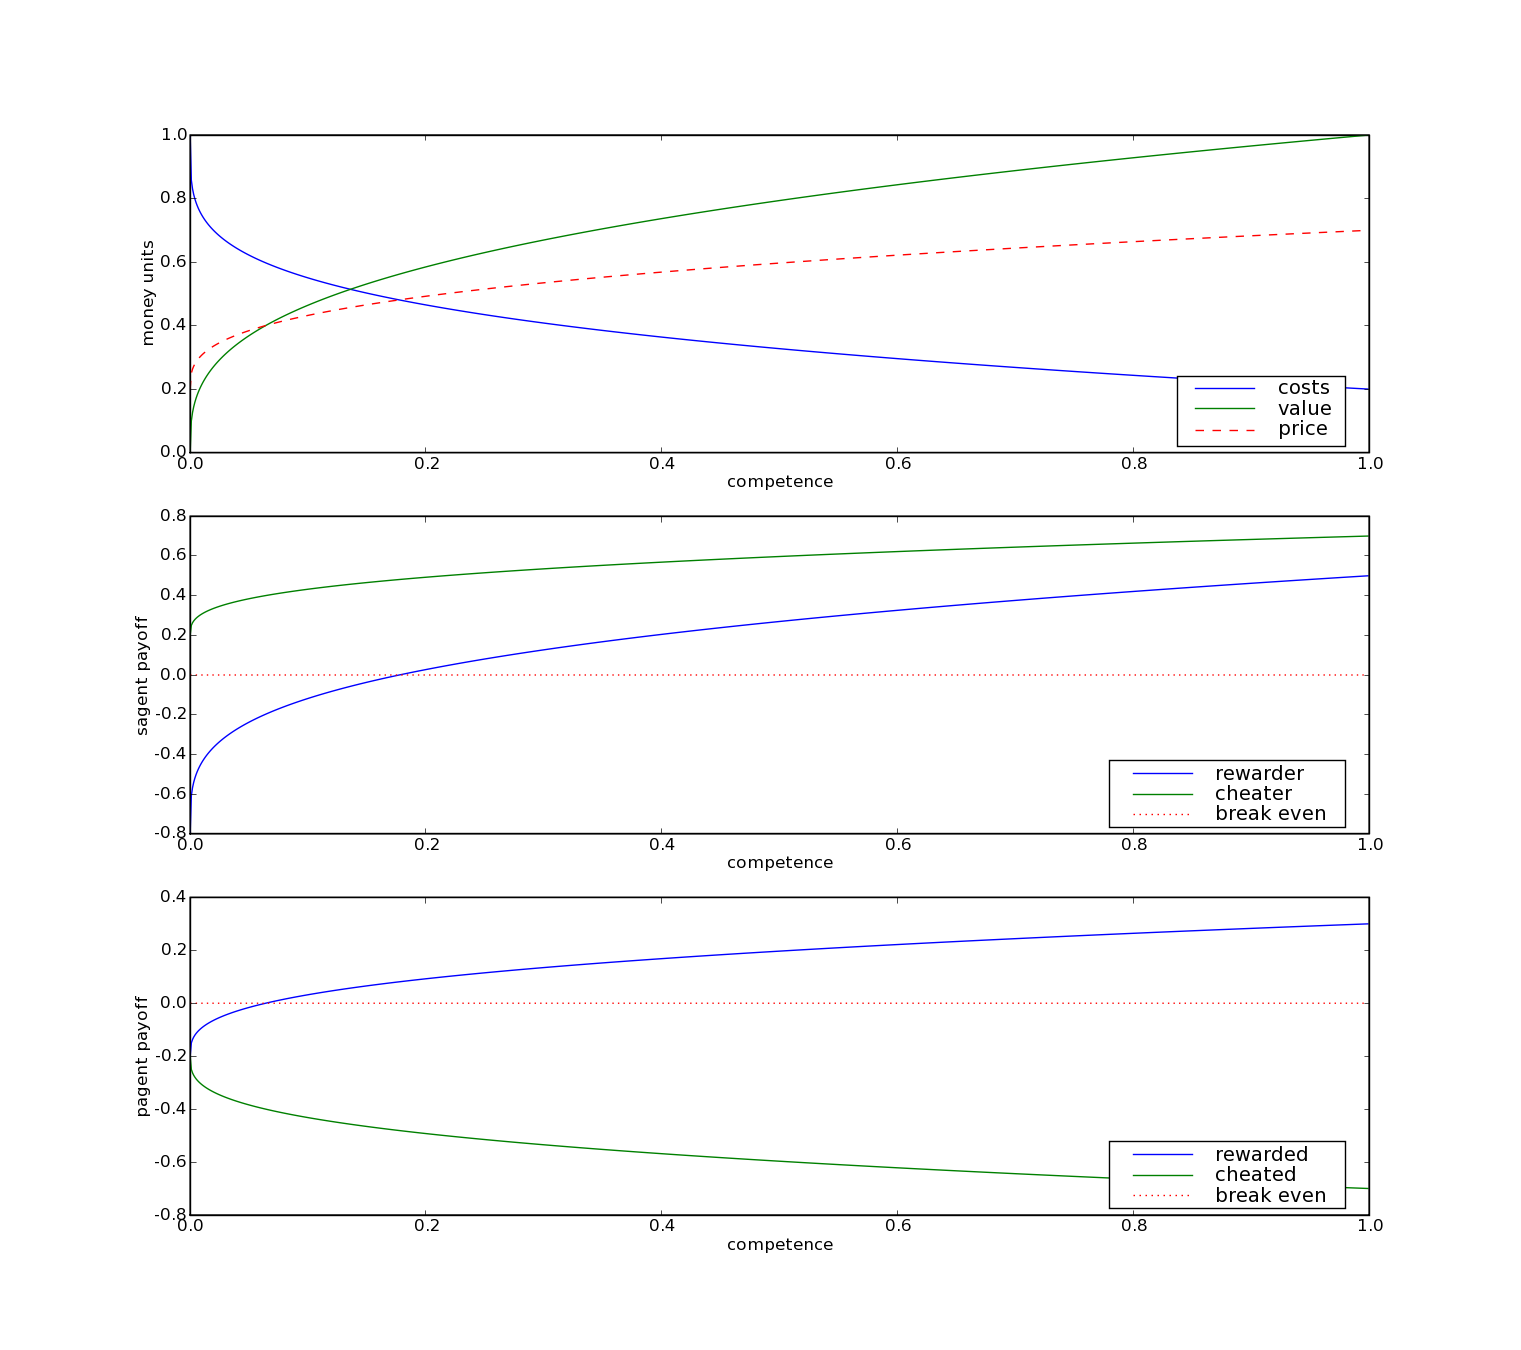

Write the Python code that produced this figure.
from pylab import *

def costs(x):
    return 1.0-(x**(1.0/4.0)*0.8)

def value(x):
    return x**(1.0/3.0)

def price(x):
    return value(x)*0.5+0.2
    # return array([0.5 for xval in x])

def breakEven(x):
    return array([0.0 for xval in x])


x = arange(0.0, 1.0, 0.001)

subplot(311)
plot(x, costs(x), x, value(x), x, price(x), "--")
legend(("costs", "value", "price"), loc="lower right")
xlabel("competence")
ylabel("money units")

subplot(312)
plot(x, price(x)-costs(x), x, price(x), x, breakEven(x), ":")
legend(("rewarder", "cheater", "break even"), loc="lower right")
xlabel("competence")
ylabel("sagent payoff")

subplot(313)
plot(x, value(x)-price(x), x, -price(x), x, breakEven(x), ":")
legend(("rewarded", "cheated", "break even"), loc="lower right")
xlabel("competence")
ylabel("pagent payoff")

show()
